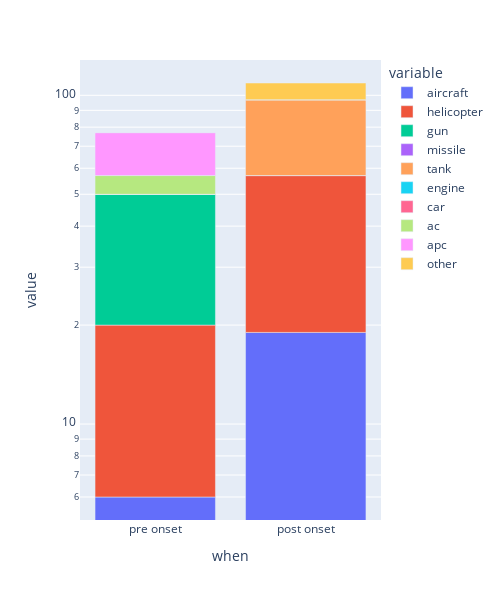

Notebook cell for this chart:
### Code cell
fig = px.bar(ttotal,x="when", y=ttotal.columns, 
             labels=dict(x="Laos", y="imported weapons"))

fig.update_layout(
    width=500,
    height=600,
)
fig.update_yaxes(type="log")
fig.show()

### Figure 1 — Plotly figure (JSON) as saved in the notebook; plotly's stock layout.template omitted (floating-point values rounded to 4 significant figures)
{"data": [{"alignmentgroup": "True", "hovertemplate": "variable=aircraft<br>when=%{x}<br>value=%{y}<extra></extra>", "legendgroup": "aircraft", "marker": {"color": "#636efa"}, "name": "aircraft", "offsetgroup": "aircraft", "orientation": "v", "showlegend": true, "textposition": "auto", "type": "bar", "x": ["pre onset", "post onset"], "xaxis": "x", "y": [6, 19], "yaxis": "y"}, {"alignmentgroup": "True", "hovertemplate": "variable=helicopter<br>when=%{x}<br>value=%{y}<extra></extra>", "legendgroup": "helicopter", "marker": {"color": "#EF553B"}, "name": "helicopter", "offsetgroup": "helicopter", "orientation": "v", "showlegend": true, "textposition": "auto", "type": "bar", "x": ["pre onset", "post onset"], "xaxis": "x", "y": [14, 38], "yaxis": "y"}, {"alignmentgroup": "True", "hovertemplate": "variable=gun<br>when=%{x}<br>value=%{y}<extra></extra>", "legendgroup": "gun", "marker": {"color": "#00cc96"}, "name": "gun", "offsetgroup": "gun", "orientation": "v", "showlegend": true, "textposition": "auto", "type": "bar", "x": ["pre onset", "post onset"], "xaxis": "x", "y": [30, 0], "yaxis": "y"}, {"alignmentgroup": "True", "hovertemplate": "variable=missile<br>when=%{x}<br>value=%{y}<extra></extra>", "legendgroup": "missile", "marker": {"color": "#ab63fa"}, "name": "missile", "offsetgroup": "missile", "orientation": "v", "showlegend": true, "textposition": "auto", "type": "bar", "x": ["pre onset", "post onset"], "xaxis": "x", "y": [0, 0], "yaxis": "y"}, {"alignmentgroup": "True", "hovertemplate": "variable=tank<br>when=%{x}<br>value=%{y}<extra></extra>", "legendgroup": "tank", "marker": {"color": "#FFA15A"}, "name": "tank", "offsetgroup": "tank", "orientation": "v", "showlegend": true, "textposition": "auto", "type": "bar", "x": ["pre onset", "post onset"], "xaxis": "x", "y": [0, 40], "yaxis": "y"}, {"alignmentgroup": "True", "hovertemplate": "variable=engine<br>when=%{x}<br>value=%{y}<extra></extra>", "legendgroup": "engine", "marker": {"color": "#19d3f3"}, "name": "engine", "offsetgroup": "engine", "orientation": "v", "showlegend": true, "textposition": "auto", "type": "bar", "x": ["pre onset", "post onset"], "xaxis": "x", "y": [0, 0], "yaxis": "y"}, {"alignmentgroup": "True", "hovertemplate": "variable=car<br>when=%{x}<br>value=%{y}<extra></extra>", "legendgroup": "car", "marker": {"color": "#FF6692"}, "name": "car", "offsetgroup": "car", "orientation": "v", "showlegend": true, "textposition": "auto", "type": "bar", "x": ["pre onset", "post onset"], "xaxis": "x", "y": [0, 0], "yaxis": "y"}, {"alignmentgroup": "True", "hovertemplate": "variable=ac<br>when=%{x}<br>value=%{y}<extra></extra>", "legendgroup": "ac", "marker": {"color": "#B6E880"}, "name": "ac", "offsetgroup": "ac", "orientation": "v", "showlegend": true, "textposition": "auto", "type": "bar", "x": ["pre onset", "post onset"], "xaxis": "x", "y": [7, 0], "yaxis": "y"}, {"alignmentgroup": "True", "hovertemplate": "variable=apc<br>when=%{x}<br>value=%{y}<extra></extra>", "legendgroup": "apc", "marker": {"color": "#FF97FF"}, "name": "apc", "offsetgroup": "apc", "orientation": "v", "showlegend": true, "textposition": "auto", "type": "bar", "x": ["pre onset", "post onset"], "xaxis": "x", "y": [20, 0], "yaxis": "y"}, {"alignmentgroup": "True", "hovertemplate": "variable=other<br>when=%{x}<br>value=%{y}<extra></extra>", "legendgroup": "other", "marker": {"color": "#FECB52"}, "name": "other", "offsetgroup": "other", "orientation": "v", "showlegend": true, "textposition": "auto", "type": "bar", "x": ["pre onset", "post onset"], "xaxis": "x", "y": [0, 12], "yaxis": "y"}], "layout": {"barmode": "relative", "height": 600, "legend": {"title": {"text": "variable"}, "tracegroupgap": 0}, "margin": {"t": 60}, "width": 500, "xaxis": {"anchor": "y", "domain": [0, 1], "title": {"text": "when"}}, "yaxis": {"anchor": "x", "domain": [0, 1], "title": {"text": "value"}, "type": "log"}}}
